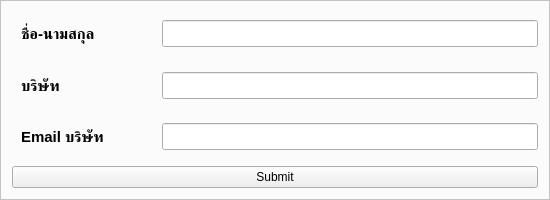
<?xml version="1.0" encoding="UTF-8"?>
<ui version="4.0">
 <class>MainWindow</class>
 <widget class="QMainWindow" name="MainWindow">
  <property name="geometry">
   <rect>
    <x>0</x>
    <y>0</y>
    <width>550</width>
    <height>200</height>
   </rect>
  </property>
  <property name="minimumSize">
   <size>
    <width>550</width>
    <height>200</height>
   </size>
  </property>
  <property name="maximumSize">
   <size>
    <width>550</width>
    <height>200</height>
   </size>
  </property>
  <property name="windowTitle">
   <string>Register</string>
  </property>
  <property name="windowIcon">
   <iconset>
    <normaloff>icon/logo.png</normaloff>icon/logo.png</iconset>
  </property>
  <property name="styleSheet">
   <string notr="true">#frame {	
	background-color: rgb(251, 251, 251);
}
</string>
  </property>
  <widget class="QWidget" name="centralwidget">
   <layout class="QVBoxLayout" name="verticalLayout_2">
    <property name="spacing">
     <number>0</number>
    </property>
    <property name="leftMargin">
     <number>0</number>
    </property>
    <property name="topMargin">
     <number>0</number>
    </property>
    <property name="rightMargin">
     <number>0</number>
    </property>
    <property name="bottomMargin">
     <number>0</number>
    </property>
    <item>
     <widget class="QFrame" name="frame">
      <property name="frameShape">
       <enum>QFrame::StyledPanel</enum>
      </property>
      <property name="frameShadow">
       <enum>QFrame::Raised</enum>
      </property>
      <layout class="QVBoxLayout" name="verticalLayout">
       <property name="spacing">
        <number>7</number>
       </property>
       <property name="leftMargin">
        <number>11</number>
       </property>
       <property name="topMargin">
        <number>11</number>
       </property>
       <property name="rightMargin">
        <number>11</number>
       </property>
       <property name="bottomMargin">
        <number>11</number>
       </property>
       <item>
        <widget class="QWidget" name="widget" native="true">
         <layout class="QHBoxLayout" name="horizontalLayout_2">
          <property name="spacing">
           <number>0</number>
          </property>
          <property name="leftMargin">
           <number>0</number>
          </property>
          <property name="topMargin">
           <number>0</number>
          </property>
          <property name="rightMargin">
           <number>0</number>
          </property>
          <property name="bottomMargin">
           <number>0</number>
          </property>
          <item>
           <widget class="QWidget" name="widget_4" native="true">
            <property name="minimumSize">
             <size>
              <width>150</width>
              <height>0</height>
             </size>
            </property>
            <property name="font">
             <font>
              <family>Segoe UI</family>
              <pointsize>11</pointsize>
              <weight>75</weight>
              <bold>true</bold>
             </font>
            </property>
            <layout class="QHBoxLayout" name="horizontalLayout_5">
             <item>
              <widget class="QLabel" name="label">
               <property name="font">
                <font>
                 <family>Segoe UI</family>
                 <pointsize>11</pointsize>
                 <weight>75</weight>
                 <bold>true</bold>
                </font>
               </property>
               <property name="frameShape">
                <enum>QFrame::NoFrame</enum>
               </property>
               <property name="text">
                <string>ชื่อ-นามสกุล</string>
               </property>
               <property name="textFormat">
                <enum>Qt::AutoText</enum>
               </property>
              </widget>
             </item>
            </layout>
           </widget>
          </item>
          <item>
           <widget class="QLineEdit" name="name">
            <property name="font">
             <font>
              <pointsize>12</pointsize>
             </font>
            </property>
            <property name="text">
             <string/>
            </property>
           </widget>
          </item>
         </layout>
        </widget>
       </item>
       <item>
        <widget class="QWidget" name="widget_2" native="true">
         <layout class="QHBoxLayout" name="horizontalLayout_3">
          <property name="spacing">
           <number>0</number>
          </property>
          <property name="leftMargin">
           <number>0</number>
          </property>
          <property name="topMargin">
           <number>0</number>
          </property>
          <property name="rightMargin">
           <number>0</number>
          </property>
          <property name="bottomMargin">
           <number>0</number>
          </property>
          <item>
           <widget class="QWidget" name="widget_5" native="true">
            <property name="minimumSize">
             <size>
              <width>150</width>
              <height>0</height>
             </size>
            </property>
            <property name="font">
             <font>
              <family>Segoe UI</family>
              <pointsize>11</pointsize>
              <weight>75</weight>
              <bold>true</bold>
             </font>
            </property>
            <layout class="QHBoxLayout" name="horizontalLayout_6">
             <item>
              <widget class="QLabel" name="label_4">
               <property name="font">
                <font>
                 <family>Segoe UI</family>
                 <pointsize>11</pointsize>
                 <weight>75</weight>
                 <bold>true</bold>
                </font>
               </property>
               <property name="frameShape">
                <enum>QFrame::NoFrame</enum>
               </property>
               <property name="text">
                <string>บริษัท</string>
               </property>
               <property name="textFormat">
                <enum>Qt::AutoText</enum>
               </property>
              </widget>
             </item>
            </layout>
           </widget>
          </item>
          <item>
           <widget class="QLineEdit" name="corp">
            <property name="font">
             <font>
              <pointsize>12</pointsize>
             </font>
            </property>
            <property name="text">
             <string/>
            </property>
           </widget>
          </item>
         </layout>
        </widget>
       </item>
       <item>
        <widget class="QWidget" name="widget_3" native="true">
         <layout class="QHBoxLayout" name="horizontalLayout_4">
          <property name="spacing">
           <number>0</number>
          </property>
          <property name="leftMargin">
           <number>0</number>
          </property>
          <property name="topMargin">
           <number>0</number>
          </property>
          <property name="rightMargin">
           <number>0</number>
          </property>
          <property name="bottomMargin">
           <number>0</number>
          </property>
          <item>
           <widget class="QWidget" name="widget_6" native="true">
            <property name="minimumSize">
             <size>
              <width>150</width>
              <height>0</height>
             </size>
            </property>
            <property name="font">
             <font>
              <family>Segoe UI</family>
              <pointsize>11</pointsize>
              <weight>75</weight>
              <bold>true</bold>
             </font>
            </property>
            <layout class="QHBoxLayout" name="horizontalLayout_7">
             <item>
              <widget class="QLabel" name="label_5">
               <property name="font">
                <font>
                 <family>Segoe UI</family>
                 <pointsize>11</pointsize>
                 <weight>75</weight>
                 <bold>true</bold>
                </font>
               </property>
               <property name="frameShape">
                <enum>QFrame::NoFrame</enum>
               </property>
               <property name="text">
                <string>Email บริษัท</string>
               </property>
               <property name="textFormat">
                <enum>Qt::AutoText</enum>
               </property>
              </widget>
             </item>
            </layout>
           </widget>
          </item>
          <item>
           <widget class="QLineEdit" name="email">
            <property name="font">
             <font>
              <pointsize>12</pointsize>
             </font>
            </property>
            <property name="text">
             <string/>
            </property>
           </widget>
          </item>
         </layout>
        </widget>
       </item>
       <item>
        <widget class="QPushButton" name="pushButton">
         <property name="text">
          <string>Submit</string>
         </property>
         <property name="icon">
          <iconset>
           <normaloff>icon/icons8-submit-document-50.png</normaloff>icon/icons8-submit-document-50.png</iconset>
         </property>
        </widget>
       </item>
      </layout>
     </widget>
    </item>
   </layout>
  </widget>
 </widget>
 <resources/>
 <connections/>
</ui>
